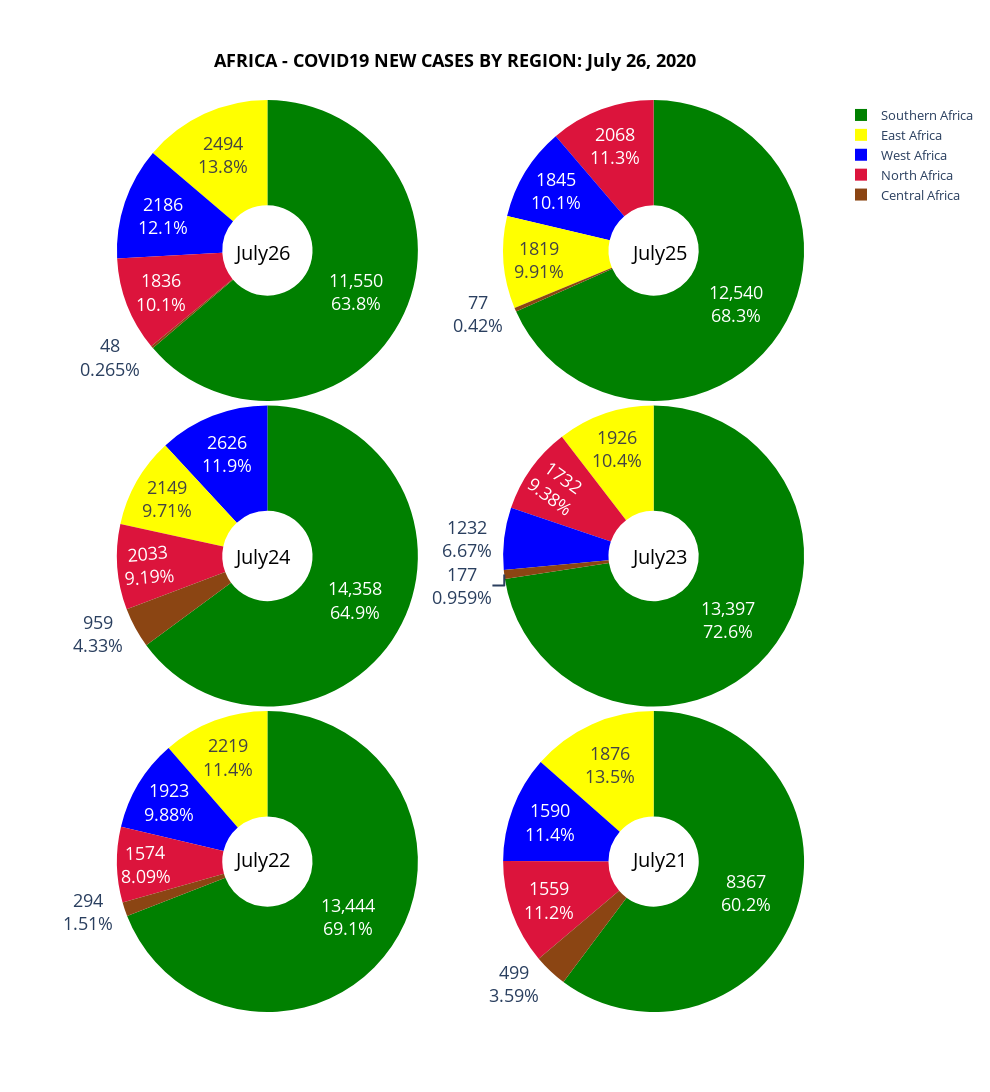

Here is the notebook cell this chart was saved with:
### Code cell
fig = make_subplots(rows=3, cols=2,  specs=[[{'type':'domain'}, {'type':'domain'}],[{'type':'domain'}, {'type':'domain'}],
                                            [{'type':'domain'}, {'type':'domain'}]], print_grid=False,vertical_spacing=0.005,
                                            horizontal_spacing=0.015)
position = 0
x=[0.2, 0.8, 0.2, 0.8, 0.2, 0.8]
y=[0.85,0.85, 0.5,0.5,0.15, 0.15]
slice_colors =  ['crimson', 'green', 'saddlebrown', 'yellow', 'blue']

for column in countries_new_cases.columns[1:][::-1]:
    afrik_region = []
    afric_region_stat = []
    row = ((position//2)+1)
    col = ((position%2)+1)
    for region in african_regions: 
        if(region == 'North Africa'):        
            north_africa_total = countries_new_cases[countries_new_cases['Country_Other'].isin(north_africa_new_cases['Country_Other'])]
            north_africa_total=north_africa_total.copy()
            north_africa_total.fillna(0, inplace=True)
            north_africa_sum = north_africa_total[column].astype(str).str.replace('+','').fillna(0).str.replace(',','').fillna(0).astype(int).sum()  
            afrik_region.append(region)
            afric_region_stat.append(north_africa_sum)

        elif(region == 'South Africa'):
            southern_africa_total = countries_new_cases[countries_new_cases['Country_Other'].isin(southern_africa_new_cases['Country_Other'])]
            southern_africa_total=southern_africa_total.copy()
            southern_africa_total.fillna(0, inplace=True)
            southern_africa_sum = southern_africa_total[column].astype(str).str.replace('+','').fillna(0).str.replace(',','').fillna(0).astype(int).sum() 
            afrik_region.append(region)
            afric_region_stat.append(southern_africa_sum)

        elif(region == 'Central Africa'):
            central_africa_total = countries_new_cases[countries_new_cases['Country_Other'].isin(central_africa_new_cases['Country_Other'])]
            central_africa_total=central_africa_total.copy()
            central_africa_total.fillna(0, inplace=True)
            central_africa_sum = central_africa_total[column].astype(str).str.replace('+','').fillna(0).str.replace(',','').fillna(0).astype(int).sum()
            afrik_region.append(region)
            afric_region_stat.append(central_africa_sum)

        elif(region == 'East Africa'):     
            east_africa_total = countries_new_cases[countries_new_cases['Country_Other'].isin(east_africa_new_cases['Country_Other'])]
            east_africa_total=east_africa_total.copy()
            east_africa_total.fillna(0, inplace=True)
            east_africa_sum = east_africa_total[column].astype(str).str.replace('+','').fillna(0).str.replace(',','').fillna(0).astype(int).sum()
            afrik_region.append(region)
            afric_region_stat.append(east_africa_sum)

        elif(region == 'West Africa'): 
            west_africa_total = countries_new_cases[countries_new_cases['Country_Other'].isin(west_africa_new_cases['Country_Other'])]
            west_africa_total=west_africa_total.copy()
            west_africa_total.fillna(0, inplace=True)    
            west_africa_sum = west_africa_total[column].astype(str).str.replace('+','').fillna(0).str.replace(',','').fillna(0).astype(int).sum()                         
            afrik_region.append(region)
            afric_region_stat.append(west_africa_sum)

            
            afrik_region[1] = 'Southern Africa'
            fig.add_trace(go.Pie(labels=afrik_region, values=afric_region_stat,name=column, ),row, col)         
            fig.update_traces(hole=.3, hoverinfo="label+percent+name+value", textinfo='percent+value',textfont_size=18,marker_colors=slice_colors,)  
            
       
    fig['layout']['annotations'] += tuple([dict(x=x[position],y=y[position],text=column, showarrow=False, font_size=20, font=dict(color='black'))])
    fig.update_layout(
    width=990,height=1450,autosize=False,
    title={'text': '<b>' + 'AFRICA - COVID19 NEW CASES BY REGION: ' + date_string +'</b>',
    'y':0.95,
    'x':0.46,
    'xanchor': 'center',
    'yanchor': 'top',
    'font_color':'black',
    'font_size':18},
     legend=dict(x=1, y=1,traceorder="normal",  font=dict(size=13))
    )
    position=position+1    
fig.show()

### Figure 1 — Plotly figure (JSON) as saved in the notebook; plotly's stock layout.template omitted (floating-point values rounded to 4 significant figures)
{"data": [{"domain": {"x": [0, 0.4925], "y": [0.67, 1]}, "hole": 0.3, "hoverinfo": "label+percent+name+value", "labels": ["North Africa", "Southern Africa", "Central Africa", "East Africa", "West Africa"], "marker": {"colors": ["crimson", "green", "saddlebrown", "yellow", "blue"]}, "name": "July26", "textfont": {"size": 18}, "textinfo": "percent+value", "type": "pie", "values": [1836, 11550, 48, 2494, 2186]}, {"domain": {"x": [0.5075, 1], "y": [0.67, 1]}, "hole": 0.3, "hoverinfo": "label+percent+name+value", "labels": ["North Africa", "Southern Africa", "Central Africa", "East Africa", "West Africa"], "marker": {"colors": ["crimson", "green", "saddlebrown", "yellow", "blue"]}, "name": "July25", "textfont": {"size": 18}, "textinfo": "percent+value", "type": "pie", "values": [2068, 12540, 77, 1819, 1845]}, {"domain": {"x": [0, 0.4925], "y": [0.335, 0.665]}, "hole": 0.3, "hoverinfo": "label+percent+name+value", "labels": ["North Africa", "Southern Africa", "Central Africa", "East Africa", "West Africa"], "marker": {"colors": ["crimson", "green", "saddlebrown", "yellow", "blue"]}, "name": "July24", "textfont": {"size": 18}, "textinfo": "percent+value", "type": "pie", "values": [2033, 14358, 959, 2149, 2626]}, {"domain": {"x": [0.5075, 1], "y": [0.335, 0.665]}, "hole": 0.3, "hoverinfo": "label+percent+name+value", "labels": ["North Africa", "Southern Africa", "Central Africa", "East Africa", "West Africa"], "marker": {"colors": ["crimson", "green", "saddlebrown", "yellow", "blue"]}, "name": "July23", "textfont": {"size": 18}, "textinfo": "percent+value", "type": "pie", "values": [1732, 13397, 177, 1926, 1232]}, {"domain": {"x": [0, 0.4925], "y": [0, 0.33]}, "hole": 0.3, "hoverinfo": "label+percent+name+value", "labels": ["North Africa", "Southern Africa", "Central Africa", "East Africa", "West Africa"], "marker": {"colors": ["crimson", "green", "saddlebrown", "yellow", "blue"]}, "name": "July22", "textfont": {"size": 18}, "textinfo": "percent+value", "type": "pie", "values": [1574, 13444, 294, 2219, 1923]}, {"domain": {"x": [0.5075, 1], "y": [0, 0.33]}, "hole": 0.3, "hoverinfo": "label+percent+name+value", "labels": ["North Africa", "Southern Africa", "Central Africa", "East Africa", "West Africa"], "marker": {"colors": ["crimson", "green", "saddlebrown", "yellow", "blue"]}, "name": "July21", "textfont": {"size": 18}, "textinfo": "percent+value", "type": "pie", "values": [1559, 8367, 499, 1876, 1590]}], "layout": {"annotations": [{"font": {"color": "black", "size": 20}, "showarrow": false, "text": "July26", "x": 0.2, "y": 0.85}, {"font": {"color": "black", "size": 20}, "showarrow": false, "text": "July25", "x": 0.8, "y": 0.85}, {"font": {"color": "black", "size": 20}, "showarrow": false, "text": "July24", "x": 0.2, "y": 0.5}, {"font": {"color": "black", "size": 20}, "showarrow": false, "text": "July23", "x": 0.8, "y": 0.5}, {"font": {"color": "black", "size": 20}, "showarrow": false, "text": "July22", "x": 0.2, "y": 0.15}, {"font": {"color": "black", "size": 20}, "showarrow": false, "text": "July21", "x": 0.8, "y": 0.15}], "autosize": false, "height": 1450, "legend": {"font": {"size": 13}, "traceorder": "normal", "x": 1, "y": 1}, "title": {"font": {"color": "black", "size": 18}, "text": "<b>AFRICA - COVID19 NEW CASES BY REGION: July 26, 2020</b>", "x": 0.46, "xanchor": "center", "y": 0.95, "yanchor": "top"}, "width": 990}}
